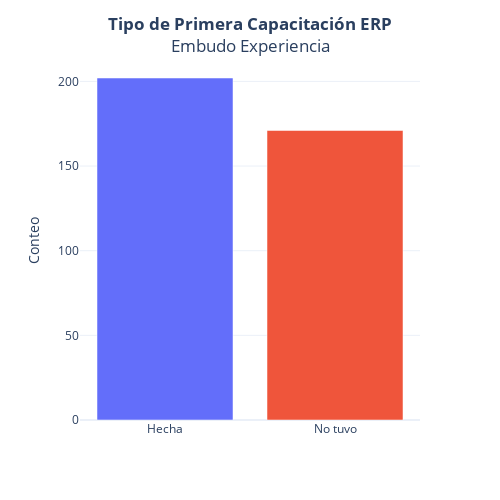

The cell this chart's notebook holds for it:
### Code cell
# Agrupamos datos categóricos 'Tipo Primera Capacitación'
variable = 'Tipo Primera Capacitación'
df_cat = df.groupby(variable)['org_id.value'].agg(Conteo='count').reset_index()

# Crear gráfico de barras con Plotly
fig = px.bar(
    df_cat,
    x=variable,
    y='Conteo', 
    color=variable,
    template='plotly_white'
)

fig.update_layout(
    title='<b>Tipo de Primera Capacitación ERP</b><br>Embudo Experiencia',
    width=500,
    height=500,
    xaxis_title='', 
    yaxis_title='Conteo', 
    title_x = 0.5,
    showlegend=False,
    #xaxis_tickangle=-45
)

fig.show()

### Figure 1 — Plotly figure (JSON) as saved in the notebook; plotly's stock layout.template omitted (floating-point values rounded to 4 significant figures)
{"data": [{"alignmentgroup": "True", "hovertemplate": "Tipo Primera Capacitación=%{x}<br>Conteo=%{y}<extra></extra>", "legendgroup": "Hecha", "marker": {"color": "#636efa", "pattern": {"shape": ""}}, "name": "Hecha", "offsetgroup": "Hecha", "orientation": "v", "showlegend": true, "textposition": "auto", "type": "bar", "x": ["Hecha"], "xaxis": "x", "y": [202], "yaxis": "y"}, {"alignmentgroup": "True", "hovertemplate": "Tipo Primera Capacitación=%{x}<br>Conteo=%{y}<extra></extra>", "legendgroup": "No tuvo", "marker": {"color": "#EF553B", "pattern": {"shape": ""}}, "name": "No tuvo", "offsetgroup": "No tuvo", "orientation": "v", "showlegend": true, "textposition": "auto", "type": "bar", "x": ["No tuvo"], "xaxis": "x", "y": [171], "yaxis": "y"}], "layout": {"barmode": "relative", "height": 500, "legend": {"title": {"text": "Tipo Primera Capacitación"}, "tracegroupgap": 0}, "margin": {"t": 60}, "showlegend": false, "title": {"text": "<b>Tipo de Primera Capacitación ERP</b><br>Embudo Experiencia", "x": 0.5}, "width": 500, "xaxis": {"anchor": "y", "categoryarray": ["Hecha", "No tuvo"], "categoryorder": "array", "domain": [0, 1], "title": {"text": ""}}, "yaxis": {"anchor": "x", "domain": [0, 1], "title": {"text": "Conteo"}}}}
